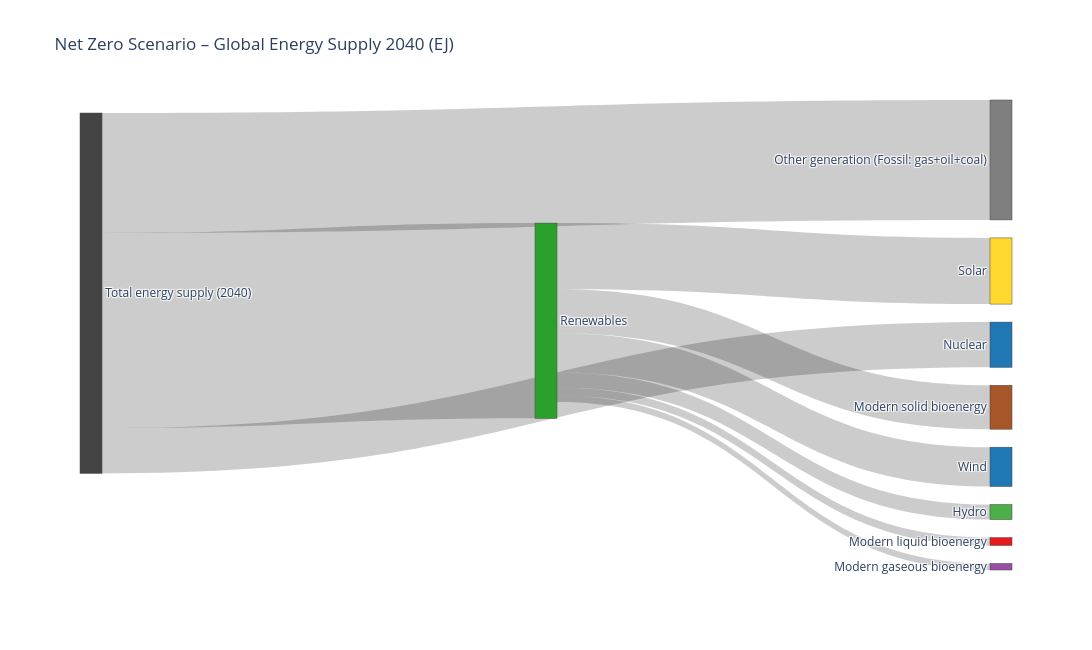

The notebook cell saved with this chart:
### Code cell
import plotly.graph_objects as go

# ============================================================
# Sankey – Net Zero 2040 Energy Supply (EJ)
# ============================================================

labels = [
    "Total energy supply (2040)",
    "Renewables",
    "Nuclear",
    "Other generation\n(Fossil: gas+oil+coal)",
    "Solar",
    "Wind",
    "Hydro",
    "Modern solid bioenergy",
    "Modern liquid bioenergy",
    "Modern gaseous bioenergy",
]

TOTAL = 0
RENEW = 1
NUCLEAR = 2
OTHER = 3

# -----------------------------
# Links
# -----------------------------
source = [
    TOTAL, TOTAL, TOTAL,            # Total → main branches
    RENEW, RENEW, RENEW, RENEW,     # Renewables → technologies
    RENEW, RENEW
]

target = [
    RENEW, NUCLEAR, OTHER,
    4, 5, 6, 7,
    8, 9
]

values = [
    298,     # Renewables
    69,      # Nuclear
    183,     # Other (gas + oil + coal)

    101,     # Solar
    60,      # Wind
    23,      # Hydro
    67,     # Modern solid bioenergy
    12,      # Modern liquid bioenergy
    10      # Modern gaseous bioenergy
]

# -----------------------------
# Figure
# -----------------------------
fig = go.Figure(go.Sankey(
    arrangement="snap",
    node=dict(
        pad=18,
        thickness=22,
        label=labels,
        color=[
            "#444444",  # Total
            "#2ca02c",  # Renewables
            "#1f77b4",  # Nuclear
            "#7f7f7f",  # Other (fossil)
            "#ffd92f",  # Solar
            "#1f77b4",  # Wind
            "#4daf4a",  # Hydro
            "#a65628",  # Solid bioenergy
            "#e41a1c",  # Liquid bioenergy
            "#984ea3"   # Gaseous bioenergy
        ]
    ),
    link=dict(
        source=source,
        target=target,
        value=values
    )
))

fig.update_layout(
    title="Net Zero Scenario – Global Energy Supply 2040 (EJ)",
    font_size=12,
    width=1100,
    height=650
)

fig.show()

### Figure 1 — Plotly figure (JSON) as saved in the notebook; plotly's stock layout.template omitted (floating-point values rounded to 4 significant figures)
{"data": [{"arrangement": "snap", "link": {"source": [0, 0, 0, 1, 1, 1, 1, 1, 1], "target": [1, 2, 3, 4, 5, 6, 7, 8, 9], "value": [298, 69, 183, 101, 60, 23, 67, 12, 10]}, "node": {"color": ["#444444", "#2ca02c", "#1f77b4", "#7f7f7f", "#ffd92f", "#1f77b4", "#4daf4a", "#a65628", "#e41a1c", "#984ea3"], "label": ["Total energy supply (2040)", "Renewables", "Nuclear", "Other generation\n(Fossil: gas+oil+coal)", "Solar", "Wind", "Hydro", "Modern solid bioenergy", "Modern liquid bioenergy", "Modern gaseous bioenergy"], "pad": 18, "thickness": 22}, "type": "sankey"}], "layout": {"font": {"size": 12}, "height": 650, "title": {"text": "Net Zero Scenario – Global Energy Supply 2040 (EJ)"}, "width": 1100}}
